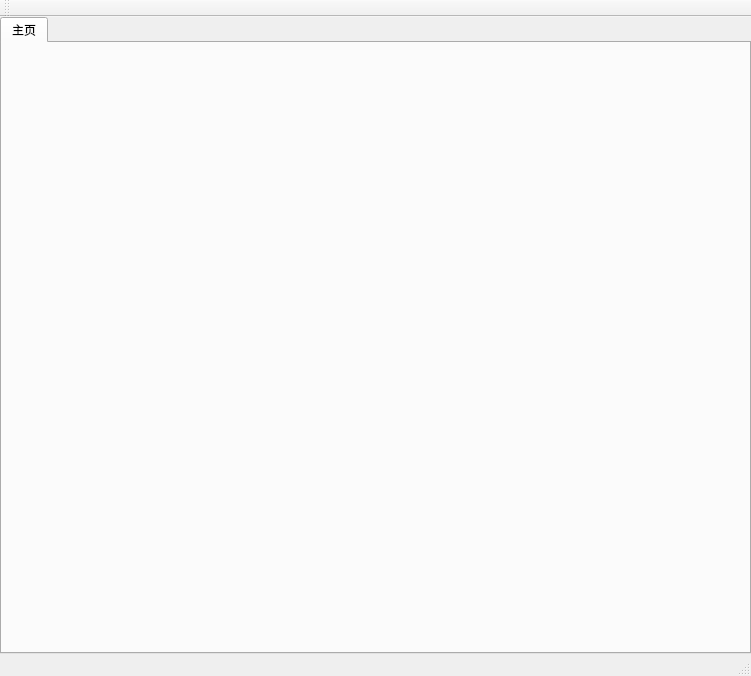
<?xml version="1.0" encoding="UTF-8"?>
<ui version="4.0">
 <class>MainWindow</class>
 <widget class="QMainWindow" name="MainWindow">
  <property name="geometry">
   <rect>
    <x>0</x>
    <y>0</y>
    <width>751</width>
    <height>676</height>
   </rect>
  </property>
  <property name="windowTitle">
   <string>MainWindow</string>
  </property>
  <widget class="QWidget" name="centralWidget">
   <layout class="QHBoxLayout" name="mainHorizontalLayout">
    <property name="spacing">
     <number>0</number>
    </property>
    <property name="leftMargin">
     <number>0</number>
    </property>
    <property name="topMargin">
     <number>0</number>
    </property>
    <property name="rightMargin">
     <number>0</number>
    </property>
    <property name="bottomMargin">
     <number>0</number>
    </property>
    <item>
     <widget class="QTabWidget" name="mainTabWidget">
      <property name="styleSheet">
       <string notr="true"/>
      </property>
      <property name="tabPosition">
       <enum>QTabWidget::North</enum>
      </property>
      <property name="currentIndex">
       <number>0</number>
      </property>
      <widget class="QWidget" name="homePageTab">
       <attribute name="title">
        <string>主页</string>
       </attribute>
       <layout class="QVBoxLayout" name="homePageVerticalLayout">
        <property name="spacing">
         <number>0</number>
        </property>
        <property name="leftMargin">
         <number>0</number>
        </property>
        <property name="topMargin">
         <number>0</number>
        </property>
        <property name="rightMargin">
         <number>0</number>
        </property>
        <property name="bottomMargin">
         <number>0</number>
        </property>
        <item>
         <widget class="QWidget" name="homePageWidget" native="true">
          <property name="styleSheet">
           <string notr="true">border-image: url(:/menu/icon/maintab_background.png);</string>
          </property>
         </widget>
        </item>
       </layout>
      </widget>
     </widget>
    </item>
   </layout>
  </widget>
  <widget class="QMenuBar" name="menuBar">
   <property name="geometry">
    <rect>
     <x>0</x>
     <y>0</y>
     <width>751</width>
     <height>23</height>
    </rect>
   </property>
  </widget>
  <widget class="QToolBar" name="mainToolBar">
   <attribute name="toolBarArea">
    <enum>TopToolBarArea</enum>
   </attribute>
   <attribute name="toolBarBreak">
    <bool>false</bool>
   </attribute>
  </widget>
  <widget class="QStatusBar" name="statusBar"/>
 </widget>
 <layoutdefault spacing="6" margin="11"/>
 <resources/>
 <connections/>
</ui>
